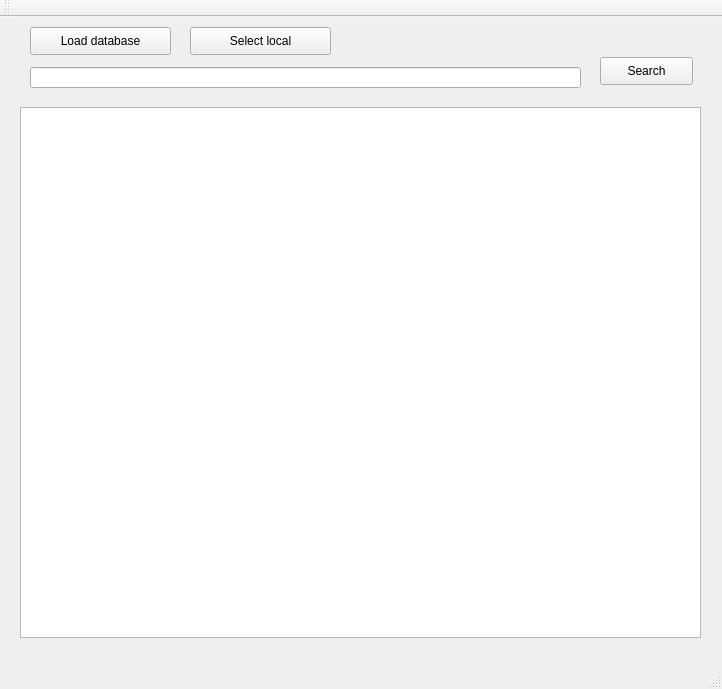
<?xml version="1.0" encoding="UTF-8"?>
<ui version="4.0">
 <class>MainWindow</class>
 <widget class="QMainWindow" name="MainWindow">
  <property name="geometry">
   <rect>
    <x>0</x>
    <y>0</y>
    <width>722</width>
    <height>689</height>
   </rect>
  </property>
  <property name="windowTitle">
   <string>MainWindow</string>
  </property>
  <widget class="QWidget" name="centralWidget">
   <widget class="QLineEdit" name="lineEdit">
    <property name="geometry">
     <rect>
      <x>30</x>
      <y>50</y>
      <width>551</width>
      <height>21</height>
     </rect>
    </property>
   </widget>
   <widget class="QListWidget" name="listWidget">
    <property name="geometry">
     <rect>
      <x>20</x>
      <y>90</y>
      <width>681</width>
      <height>531</height>
     </rect>
    </property>
   </widget>
   <widget class="QPushButton" name="Search">
    <property name="geometry">
     <rect>
      <x>600</x>
      <y>40</y>
      <width>93</width>
      <height>28</height>
     </rect>
    </property>
    <property name="text">
     <string>Search</string>
    </property>
   </widget>
   <widget class="QPushButton" name="pushButton">
    <property name="geometry">
     <rect>
      <x>30</x>
      <y>10</y>
      <width>141</width>
      <height>28</height>
     </rect>
    </property>
    <property name="text">
     <string>Load database</string>
    </property>
   </widget>
   <widget class="QPushButton" name="selectLocal">
    <property name="geometry">
     <rect>
      <x>190</x>
      <y>10</y>
      <width>141</width>
      <height>28</height>
     </rect>
    </property>
    <property name="text">
     <string>Select local</string>
    </property>
   </widget>
  </widget>
  <widget class="QMenuBar" name="menuBar">
   <property name="geometry">
    <rect>
     <x>0</x>
     <y>0</y>
     <width>722</width>
     <height>26</height>
    </rect>
   </property>
  </widget>
  <widget class="QToolBar" name="mainToolBar">
   <attribute name="toolBarArea">
    <enum>TopToolBarArea</enum>
   </attribute>
   <attribute name="toolBarBreak">
    <bool>false</bool>
   </attribute>
  </widget>
  <widget class="QStatusBar" name="statusBar"/>
 </widget>
 <layoutdefault spacing="6" margin="11"/>
 <resources/>
 <connections/>
</ui>
